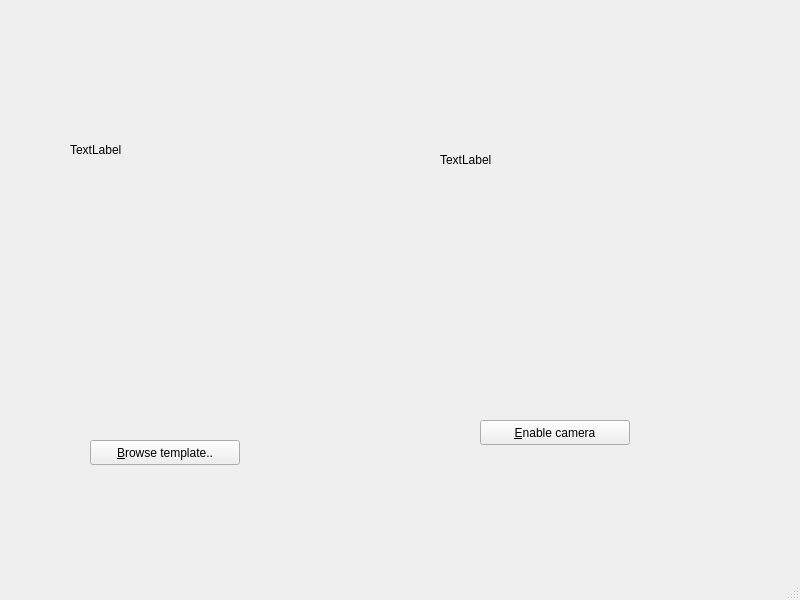
<?xml version="1.0" encoding="UTF-8"?>
<ui version="4.0">
 <class>MainWindow</class>
 <widget class="QMainWindow" name="MainWindow">
  <property name="geometry">
   <rect>
    <x>0</x>
    <y>0</y>
    <width>800</width>
    <height>600</height>
   </rect>
  </property>
  <property name="windowTitle">
   <string>SIFT Demo</string>
  </property>
  <widget class="QWidget" name="centralwidget">
   <widget class="QPushButton" name="toggle_cam_button">
    <property name="geometry">
     <rect>
      <x>480</x>
      <y>420</y>
      <width>150</width>
      <height>25</height>
     </rect>
    </property>
    <property name="text">
     <string>&amp;Enable camera</string>
    </property>
   </widget>
   <widget class="QPushButton" name="browse_button">
    <property name="geometry">
     <rect>
      <x>90</x>
      <y>440</y>
      <width>150</width>
      <height>25</height>
     </rect>
    </property>
    <property name="text">
     <string>&amp;Browse template..</string>
    </property>
   </widget>
   <widget class="QLabel" name="live_image_label">
    <property name="geometry">
     <rect>
      <x>440</x>
      <y>40</y>
      <width>320</width>
      <height>240</height>
     </rect>
    </property>
    <property name="text">
     <string>TextLabel</string>
    </property>
   </widget>
   <widget class="QLabel" name="template_label">
    <property name="geometry">
     <rect>
      <x>70</x>
      <y>30</y>
      <width>320</width>
      <height>240</height>
     </rect>
    </property>
    <property name="text">
     <string>TextLabel</string>
    </property>
   </widget>
  </widget>
  <widget class="QMenuBar" name="menubar">
   <property name="geometry">
    <rect>
     <x>0</x>
     <y>0</y>
     <width>800</width>
     <height>22</height>
    </rect>
   </property>
  </widget>
  <widget class="QStatusBar" name="statusbar"/>
 </widget>
 <resources/>
 <connections/>
</ui>
